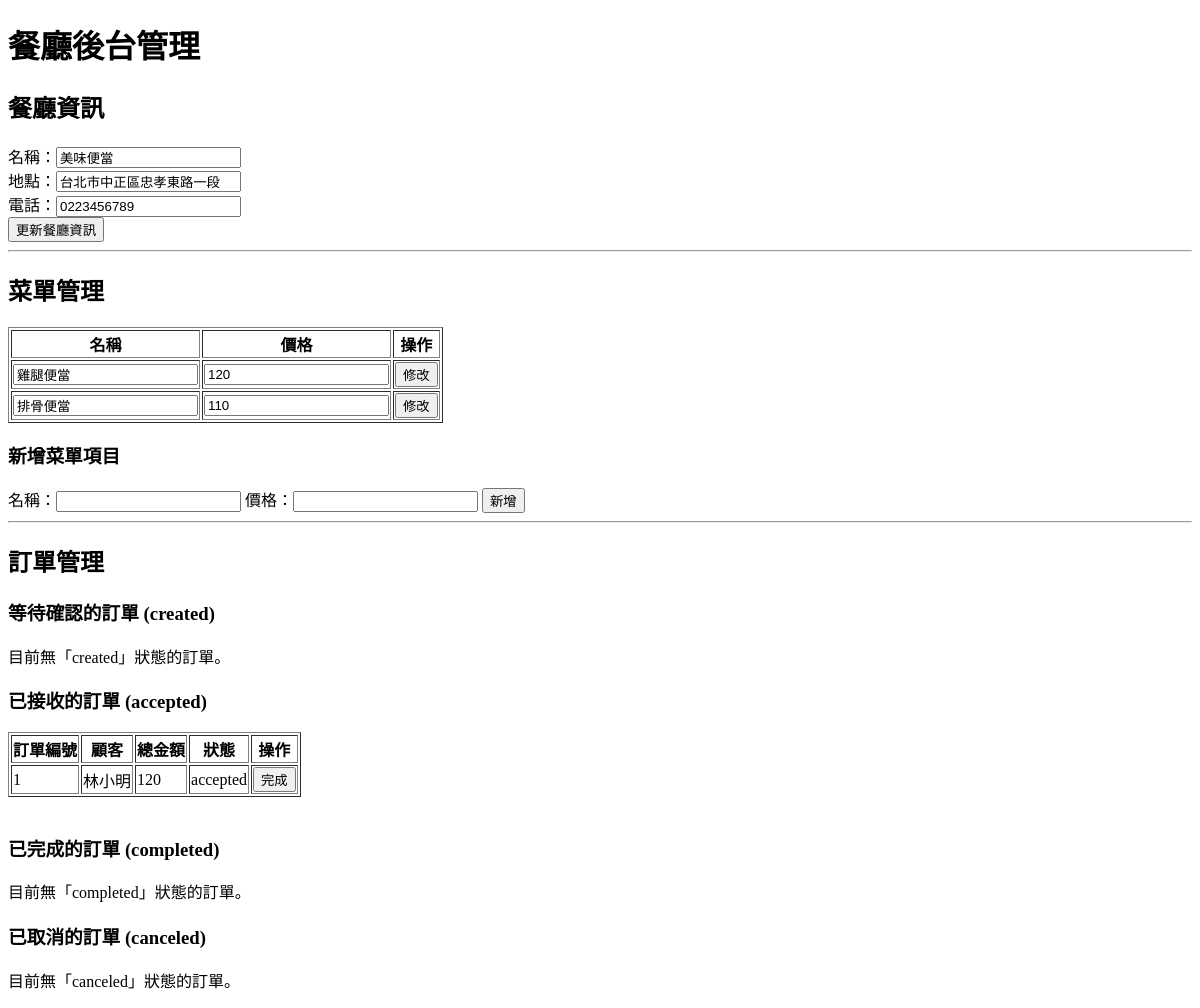
Page /restaurant_dashboard.php (signed in) on the earlier database version.
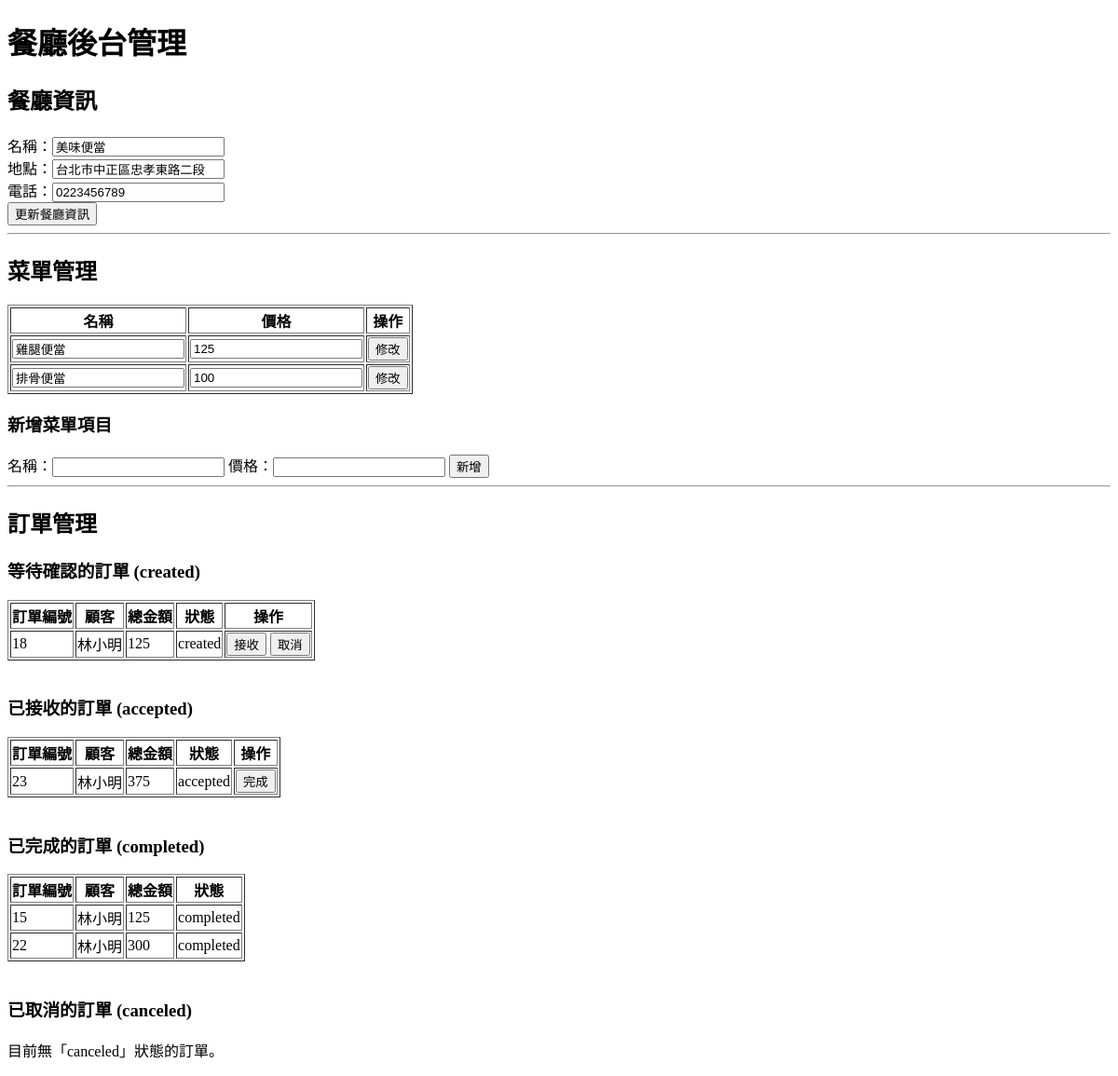
Same page on the later database version.
### tables this page shows
CREATE TABLE `restaurant` (
  `restaurant_id` int(11) NOT NULL,
  `name` varchar(50) NOT NULL,
  `phone` varchar(10) NOT NULL,
  `password` varchar(255) NOT NULL,
  `location` varchar(100) NOT NULL
);

CREATE TABLE `menu_item` (
  `item_id` int(11) NOT NULL,
  `restaurant_id` int(11) NOT NULL,
  `name` varchar(100) NOT NULL,
  `price` int(11) NOT NULL
);

CREATE TABLE `order` (
  `order_id` int(11) NOT NULL,
  `customer_id` int(11) NOT NULL,
  `restaurant_id` int(11) NOT NULL,
  `created_at` datetime NOT NULL
);

CREATE TABLE `customer` (
  `customer_id` int(11) NOT NULL,
  `name` varchar(50) NOT NULL,
  `phone` varchar(10) NOT NULL,
  `password` varchar(255) NOT NULL
);

CREATE TABLE `order_status_history` (
  `order_id` int(11) NOT NULL,
  `status` enum('created','accepted','canceled','completed') NOT NULL,
  `timestamp` datetime NOT NULL
);

### restaurant_dashboard.php (the view, shortened to what this page needs)
<?php
require 'db.php';
$restaurant_id = $_SESSION['restaurant_id'];
$stmt = $pdo->prepare("SELECT * FROM restaurant WHERE restaurant_id = ?");
$stmt->execute([$restaurant_id]);
$restaurant = $stmt->fetch(PDO::FETCH_ASSOC);
$stmt = $pdo->prepare("SELECT * FROM menu_item WHERE restaurant_id = ?");
$stmt->execute([$restaurant_id]);
$menu_items = $stmt->fetchAll(PDO::FETCH_ASSOC);
$order_sql = "
    SELECT o.order_id, c.name AS customer_name,
           SUM(oi.quantity * mi.price) AS total_price,
           osh.status
    FROM `order` o
    JOIN customer c ON o.customer_id = c.customer_id
    JOIN order_item oi ON o.order_id = oi.order_id
    JOIN menu_item mi ON oi.item_id = mi.item_id
    JOIN (
        SELECT osh1.order_id, osh1.status
        FROM order_status_history osh1
        INNER JOIN (
            SELECT order_id, MAX(timestamp) AS max_time
            FROM order_status_history
            GROUP BY order_id
        ) latest_osh ON osh1.order_id = latest_osh.order_id AND osh1.timestamp = latest_osh.max_time
    ) osh ON o.order_id = osh.order_id
    WHERE o.restaurant_id = ?
    GROUP BY o.order_id, c.name, osh.status
    ORDER BY osh.status, o.order_id
";
$stmt = $pdo->prepare($order_sql);
$stmt->execute([$restaurant_id]);
$orders = $stmt->fetchAll(PDO::FETCH_ASSOC);
$categorized_orders = ['created' => [], 'accepted' => [], 'canceled' => [], 'completed' => []];
foreach ($orders as $order) {
    $categorized_orders[$order['status']][] = $order;
}
function render_orders($orders, $status) {
    if (empty($orders)) {
        echo "<p>目前無「{$status}」狀態的訂單。</p>";
        return;
    }
    echo "<table border='1'><tr>
        <th>訂單編號</th><th>顧客</th><th>總金額</th><th>狀態</th>";
    if ($status === 'created' || $status === 'accepted') echo "<th>操作</th>";
    echo "</tr>";
    foreach ($orders as $order) {
        echo "<tr>
            <td>{$order['order_id']}</td>
            <td>" . htmlspecialchars($order['customer_name']) . "</td>
            <td>{$order['total_price']}</td>
            <td>{$order['status']}</td>";
        if ($status === 'created') {
            echo "<td>
                <form method='post' style='display:inline'>
                    <input type='hidden' name='order_id' value='{$order['order_id']}'>
                    <input type='hidden' name='action' value='accepted'>
                    <input type='submit' value='接收'>
                </form>
                <form method='post' style='display:inline'>
                    <input type='hidden' name='order_id' value='{$order['order_id']}'>
                    <input type='hidden' name='action' value='canceled'>
                    <input type='submit' value='取消'>
                </form>
            </td>";
        } elseif ($status === 'accepted') {
            echo "<td>
                <form method='post' style='display:inline'>
                    <input type='hidden' name='order_id' value='{$order['order_id']}'>
                    <input type='hidden' name='action' value='completed'>
                    <input type='submit' value='完成'>
                </form>
            </td>";
        }
        echo "</tr>";
    }
    echo "</table><br>";
}
?>
<!DOCTYPE html>
<html>
<head>
</head>
<body>
<h1>餐廳後台管理</h1>
<h2>餐廳資訊</h2>
<form method="post">
    名稱：<input type="text" name="name" value="<?= htmlspecialchars($restaurant['name']) ?>"><br>
    地點：<input type="text" name="location" value="<?= htmlspecialchars($restaurant['location']) ?>"><br>
    電話：<input type="text" name="phone" value="<?= htmlspecialchars($restaurant['phone']) ?>"><br>
    <input type="submit" name="update_info" value="更新餐廳資訊">
</form>
<hr>
<h2>菜單管理</h2>
<table border="1">
    <tr><th>名稱</th><th>價格</th><th>操作</th></tr>
    <?php foreach ($menu_items as $item): ?>
        <tr>
            <form method="post">
                <td><input type="text" name="new_name" value="<?= htmlspecialchars($item['name']) ?>"></td>
                <td><input type="number" step="0.1" name="new_price" value="<?= $item['price'] ?>"></td>
                <td>
                    <input type="submit" name="edit_item" value="修改">
                </td>
            </form>
        </tr>
    <?php endforeach; ?>
</table>
<h3>新增菜單項目</h3>
<form method="post">
    名稱：<input type="text" name="item_name" required>
    價格：<input type="number" step="0.1" name="price" required>
    <input type="submit" name="add_item" value="新增">
</form>
<hr>
<h2>訂單管理</h2>
<h3>等待確認的訂單 (created)</h3>
<?php render_orders($categorized_orders['created'], 'created'); ?>
<h3>已接收的訂單 (accepted)</h3>
<?php render_orders($categorized_orders['accepted'], 'accepted'); ?>
<h3>已完成的訂單 (completed)</h3>
<h3>已取消的訂單 (canceled)</h3>
<?php render_orders($categorized_orders['canceled'], 'canceled'); ?>
</body>
</html>

Differences in the rows shown:
removed order: order_id "1", customer.name "林小明", total_price "120", order_status_history.status "accepted"
changed restaurant "美味便當": location "台北市中正區忠孝東路一段" → "台北市中正區忠孝東路二段"
changed menu_item "雞腿便當": new_price "120" → "125"
changed menu_item "排骨便當": new_price "110" → "100"
added order: order_id "18", customer.name "林小明", total_price "125", order_status_history.status "created"
added order: order_id "23", customer.name "林小明", total_price "375", order_status_history.status "accepted"
added order: order_id "15", customer.name "林小明", total_price "125", order_status_history.status "completed"
added order: order_id "22", customer.name "林小明", total_price "300", order_status_history.status "completed"
Other differences:
$status: "created completed canceled" → "canceled"
text no longer shown: "訂單編號 顧客 總金額 狀態 操作 目前無「 目前無「 目前無「 」狀態的訂單。 」狀態的訂單。 」狀態的訂單。"
text now shown: "訂單編號 訂單編號 訂單編號 顧客 顧客 顧客 總金額 總金額 總金額 狀態 狀態 狀態 操作 操作 目前無「 」狀態的訂單。"
